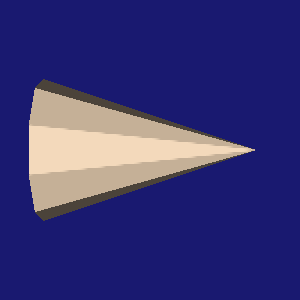

This figure's Python source:
#!/usr/bin/env python

# Tutorial Step 5: introduce interaction with a trackball camera style.

# Factory overrides: importing these modules registers the OpenGL rendering
# and interaction style implementations for vtkRenderingCore factory classes.
import vtkmodules.vtkRenderingOpenGL2  # noqa: F401

# VTK pipeline classes used in this example
from vtkmodules.vtkFiltersSources import vtkConeSource
from vtkmodules.vtkInteractionStyle import vtkInteractorStyleTrackballCamera
from vtkmodules.vtkRenderingCore import (
    vtkActor,
    vtkPolyDataMapper,
    vtkRenderWindow,
    vtkRenderWindowInteractor,
    vtkRenderer,
)

# Colors (normalized RGB)
bisque_rgb = (1.0, 0.894, 0.769)
midnight_blue_rgb = (0.098, 0.098, 0.439)

# Source: create a cone
cone = vtkConeSource()
cone.SetHeight(3.0)
cone.SetRadius(1.0)
cone.SetResolution(10)

# Mapper: map polygon data to graphics primitives
cone_mapper = vtkPolyDataMapper()
cone_mapper.SetInputConnection(cone.GetOutputPort())

# Actor: assign the mapped geometry
cone_actor = vtkActor()
cone_actor.SetMapper(cone_mapper)
cone_actor.GetProperty().SetColor(bisque_rgb)

# Renderer: assemble the scene
renderer = vtkRenderer()
renderer.AddActor(cone_actor)
renderer.SetBackground(midnight_blue_rgb)

# Window: display the rendered scene
render_window = vtkRenderWindow()
render_window.AddRenderer(renderer)
render_window.SetWindowName("cone interactor")
render_window.SetMultiSamples(0)
render_window.SetSize(300, 300)

# Interactor: the vtkRenderWindowInteractor watches for events (keypress,
# mouse) in the render window and translates them into VTK event invocations
# that observers can process.
render_window_interactor = vtkRenderWindowInteractor()
render_window_interactor.SetRenderWindow(render_window)

# InteractorStyle: by default the interactor uses vtkInteractorStyle which
# translates events into operations on cameras, actors, and properties.
# Here we explicitly set vtkInteractorStyleTrackballCamera for intuitive
# trackball-style rotation, panning, and zooming.
style = vtkInteractorStyleTrackballCamera()
render_window_interactor.SetInteractorStyle(style)

# Launch the interactive visualization.
# Unlike the previous tutorial steps which animated and exited, here we
# leave an event loop running. The user can interact with the scene using
# the mouse and keyboard. Press 'e' to exit.
render_window_interactor.Initialize()
render_window_interactor.Start()
